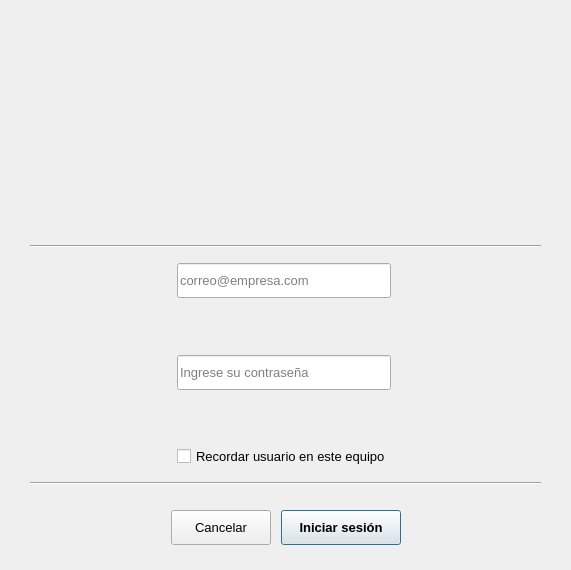
<?xml version="1.0" encoding="UTF-8"?>
<ui version="4.0">
 <class>LoginDialog</class>
 <widget class="QDialog" name="LoginDialog">
  <property name="geometry">
   <rect>
    <x>0</x>
    <y>0</y>
    <width>571</width>
    <height>570</height>
   </rect>
  </property>
  <property name="windowTitle">
   <string>Acceso al sistema</string>
  </property>
  <property name="windowIcon">
   <iconset resource="../../resources/resources.qrc">
    <normaloff>:/iconos/actions/contact-new.png</normaloff>:/iconos/actions/contact-new.png</iconset>
  </property>
  <property name="modal">
   <bool>true</bool>
  </property>
  <layout class="QVBoxLayout" name="verticalLayoutPrincipal">
   <property name="spacing">
    <number>15</number>
   </property>
   <property name="leftMargin">
    <number>30</number>
   </property>
   <property name="topMargin">
    <number>25</number>
   </property>
   <property name="rightMargin">
    <number>30</number>
   </property>
   <property name="bottomMargin">
    <number>25</number>
   </property>
   <item>
    <layout class="QVBoxLayout" name="verticalLayoutHeader">
     <property name="spacing">
      <number>6</number>
     </property>
     <item>
      <widget class="QLabel" name="labelSubtitulo">
       <property name="font">
        <font>
         <pointsize>10</pointsize>
        </font>
       </property>
       <property name="text">
        <string/>
       </property>
       <property name="pixmap">
        <pixmap resource="../../resources/resources.qrc">:/iconos/actions/contro.jpg</pixmap>
       </property>
       <property name="alignment">
        <set>Qt::AlignmentFlag::AlignCenter</set>
       </property>
       <property name="wordWrap">
        <bool>true</bool>
       </property>
      </widget>
     </item>
    </layout>
   </item>
   <item>
    <widget class="Line" name="lineSuperior">
     <property name="orientation">
      <enum>Qt::Orientation::Horizontal</enum>
     </property>
    </widget>
   </item>
   <item>
    <layout class="QGridLayout" name="gridLayoutForm">
     <property name="horizontalSpacing">
      <number>12</number>
     </property>
     <property name="verticalSpacing">
      <number>6</number>
     </property>
     <item row="1" column="1">
      <widget class="QLabel" name="labelEmailError">
       <property name="font">
        <font>
         <pointsize>9</pointsize>
        </font>
       </property>
       <property name="styleSheet">
        <string notr="true">color: #e74c3c;</string>
       </property>
       <property name="text">
        <string/>
       </property>
       <property name="wordWrap">
        <bool>true</bool>
       </property>
      </widget>
     </item>
     <item row="4" column="1">
      <widget class="QCheckBox" name="checkBoxRecordar">
       <property name="font">
        <font>
         <pointsize>10</pointsize>
        </font>
       </property>
       <property name="text">
        <string>Recordar usuario en este equipo</string>
       </property>
      </widget>
     </item>
     <item row="0" column="1">
      <widget class="QLineEdit" name="lineEditEmail">
       <property name="minimumSize">
        <size>
         <width>0</width>
         <height>35</height>
        </size>
       </property>
       <property name="font">
        <font>
         <pointsize>10</pointsize>
        </font>
       </property>
       <property name="inputMethodHints">
        <set>Qt::InputMethodHint::ImhEmailCharactersOnly</set>
       </property>
       <property name="placeholderText">
        <string>correo@empresa.com</string>
       </property>
       <property name="clearButtonEnabled">
        <bool>true</bool>
       </property>
      </widget>
     </item>
     <item row="0" column="0">
      <widget class="QLabel" name="labelEmail">
       <property name="minimumSize">
        <size>
         <width>135</width>
         <height>35</height>
        </size>
       </property>
       <property name="font">
        <font>
         <bold>true</bold>
        </font>
       </property>
       <property name="text">
        <string/>
       </property>
       <property name="pixmap">
        <pixmap resource="../../resources/resources.qrc">:/iconos/actions/ant-design--user-outlined.png</pixmap>
       </property>
       <property name="alignment">
        <set>Qt::AlignmentFlag::AlignRight|Qt::AlignmentFlag::AlignTrailing|Qt::AlignmentFlag::AlignVCenter</set>
       </property>
       <property name="buddy">
        <cstring>lineEditEmail</cstring>
       </property>
      </widget>
     </item>
     <item row="2" column="1">
      <widget class="QLineEdit" name="lineEditPassword">
       <property name="minimumSize">
        <size>
         <width>0</width>
         <height>35</height>
        </size>
       </property>
       <property name="font">
        <font>
         <pointsize>10</pointsize>
        </font>
       </property>
       <property name="echoMode">
        <enum>QLineEdit::EchoMode::Password</enum>
       </property>
       <property name="placeholderText">
        <string>Ingrese su contraseña</string>
       </property>
      </widget>
     </item>
     <item row="2" column="0">
      <widget class="QLabel" name="labelPassword">
       <property name="minimumSize">
        <size>
         <width>135</width>
         <height>35</height>
        </size>
       </property>
       <property name="font">
        <font>
         <bold>true</bold>
        </font>
       </property>
       <property name="text">
        <string/>
       </property>
       <property name="pixmap">
        <pixmap resource="../../resources/resources.qrc">:/iconos/actions/carbon--password.png</pixmap>
       </property>
       <property name="alignment">
        <set>Qt::AlignmentFlag::AlignRight|Qt::AlignmentFlag::AlignTrailing|Qt::AlignmentFlag::AlignVCenter</set>
       </property>
       <property name="buddy">
        <cstring>lineEditPassword</cstring>
       </property>
      </widget>
     </item>
     <item row="3" column="1">
      <widget class="QLabel" name="labelPasswordError">
       <property name="font">
        <font>
         <pointsize>9</pointsize>
        </font>
       </property>
       <property name="styleSheet">
        <string notr="true">color: #e74c3c;</string>
       </property>
       <property name="text">
        <string/>
       </property>
       <property name="wordWrap">
        <bool>true</bool>
       </property>
      </widget>
     </item>
     <item row="0" column="2" rowspan="5">
      <spacer name="horizontalSpacerForm">
       <property name="orientation">
        <enum>Qt::Orientation::Horizontal</enum>
       </property>
       <property name="sizeType">
        <enum>QSizePolicy::Policy::Expanding</enum>
       </property>
       <property name="sizeHint" stdset="0">
        <size>
         <width>0</width>
         <height>20</height>
        </size>
       </property>
      </spacer>
     </item>
    </layout>
   </item>
   <item>
    <widget class="Line" name="lineInferior">
     <property name="orientation">
      <enum>Qt::Orientation::Horizontal</enum>
     </property>
    </widget>
   </item>
   <item>
    <layout class="QHBoxLayout" name="horizontalLayoutButtons">
     <property name="spacing">
      <number>10</number>
     </property>
     <property name="topMargin">
      <number>10</number>
     </property>
     <item>
      <spacer name="horizontalSpacerLeft">
       <property name="orientation">
        <enum>Qt::Orientation::Horizontal</enum>
       </property>
       <property name="sizeType">
        <enum>QSizePolicy::Policy::Expanding</enum>
       </property>
       <property name="sizeHint" stdset="0">
        <size>
         <width>40</width>
         <height>20</height>
        </size>
       </property>
      </spacer>
     </item>
     <item>
      <widget class="QPushButton" name="pushButtonCancelar">
       <property name="minimumSize">
        <size>
         <width>100</width>
         <height>35</height>
        </size>
       </property>
       <property name="font">
        <font>
         <pointsize>10</pointsize>
        </font>
       </property>
       <property name="cursor">
        <cursorShape>PointingHandCursor</cursorShape>
       </property>
       <property name="text">
        <string>Cancelar</string>
       </property>
       <property name="icon">
        <iconset resource="../../resources/resources.qrc">
         <normaloff>:/iconos/actions/carbon--close.png</normaloff>:/iconos/actions/carbon--close.png</iconset>
       </property>
       <property name="autoDefault">
        <bool>false</bool>
       </property>
      </widget>
     </item>
     <item>
      <widget class="QPushButton" name="pushButtonAceptar">
       <property name="minimumSize">
        <size>
         <width>120</width>
         <height>35</height>
        </size>
       </property>
       <property name="font">
        <font>
         <pointsize>10</pointsize>
         <bold>true</bold>
        </font>
       </property>
       <property name="cursor">
        <cursorShape>PointingHandCursor</cursorShape>
       </property>
       <property name="text">
        <string>Iniciar sesión</string>
       </property>
       <property name="icon">
        <iconset resource="../../resources/resources.qrc">
         <normaloff>:/iconos/actions/carbon--unlocked.png</normaloff>:/iconos/actions/carbon--unlocked.png</iconset>
       </property>
       <property name="autoDefault">
        <bool>true</bool>
       </property>
       <property name="default">
        <bool>true</bool>
       </property>
      </widget>
     </item>
     <item>
      <spacer name="horizontalSpacerRight">
       <property name="orientation">
        <enum>Qt::Orientation::Horizontal</enum>
       </property>
       <property name="sizeType">
        <enum>QSizePolicy::Policy::Expanding</enum>
       </property>
       <property name="sizeHint" stdset="0">
        <size>
         <width>40</width>
         <height>20</height>
        </size>
       </property>
      </spacer>
     </item>
    </layout>
   </item>
  </layout>
 </widget>
 <resources>
  <include location="../../resources/resources.qrc"/>
 </resources>
 <connections>
  <connection>
   <sender>pushButtonAceptar</sender>
   <signal>clicked()</signal>
   <receiver>LoginDialog</receiver>
   <slot>accept()</slot>
   <hints>
    <hint type="sourcelabel">
     <x>300</x>
     <y>320</y>
    </hint>
    <hint type="destinationlabel">
     <x>300</x>
     <y>190</y>
    </hint>
   </hints>
  </connection>
  <connection>
   <sender>pushButtonCancelar</sender>
   <signal>clicked()</signal>
   <receiver>LoginDialog</receiver>
   <slot>reject()</slot>
   <hints>
    <hint type="sourcelabel">
     <x>200</x>
     <y>320</y>
    </hint>
    <hint type="destinationlabel">
     <x>200</x>
     <y>190</y>
    </hint>
   </hints>
  </connection>
 </connections>
</ui>
